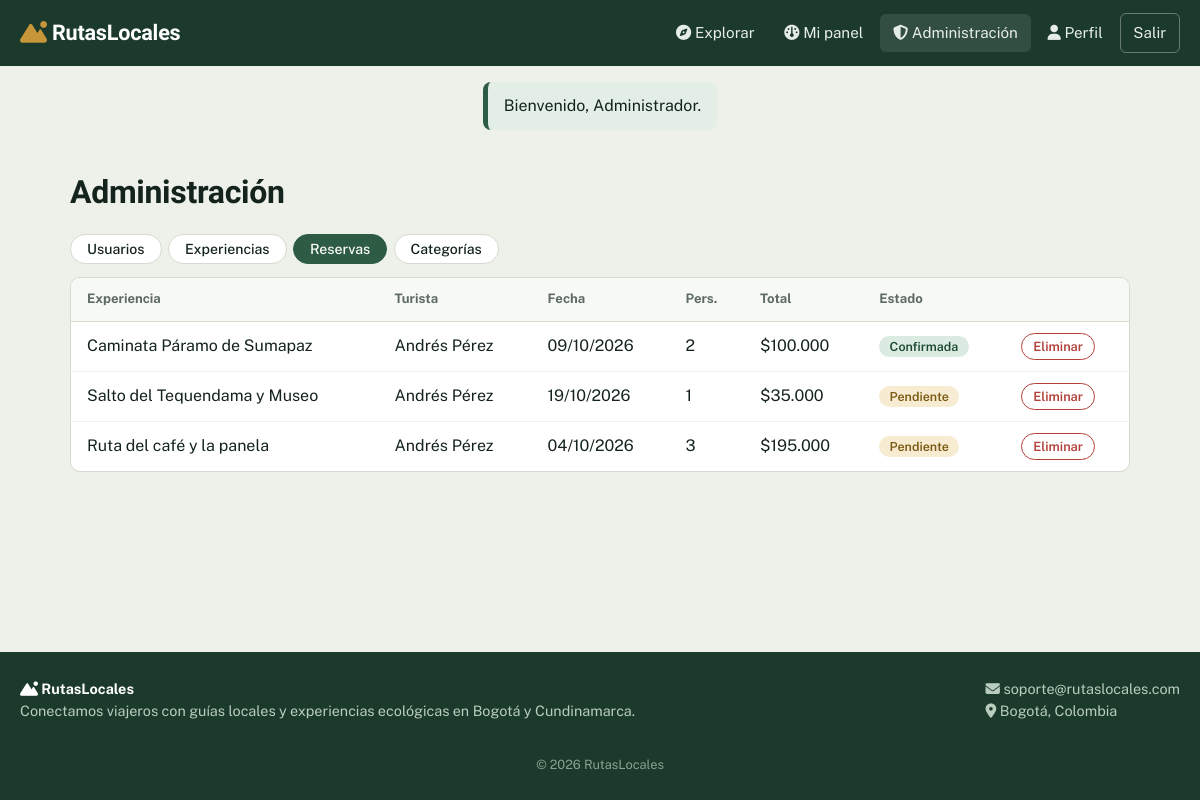
Screenshot of /admin.php?tab=reservas (signed in) with the database file from the repository.
### tables this page shows
CREATE TABLE reservas (
    id_reserva INT AUTO_INCREMENT PRIMARY KEY,
    id_turista INT NOT NULL,
    id_experiencia INT NOT NULL,
    cantidad_personas INT NOT NULL,
    fecha_reserva DATE NOT NULL,
    total DECIMAL(10,2) NOT NULL,
    estado ENUM('pendiente','confirmada','cancelada') NOT NULL DEFAULT 'pendiente',
    fecha_creacion TIMESTAMP DEFAULT CURRENT_TIMESTAMP,
    FOREIGN KEY (id_turista) REFERENCES usuarios(id_usuario) ON DELETE CASCADE,
    FOREIGN KEY (id_experiencia) REFERENCES experiencias(id_experiencia) ON DELETE CASCADE
);

CREATE TABLE experiencias (
    id_experiencia INT AUTO_INCREMENT PRIMARY KEY,
    id_guia INT NOT NULL,
    id_categoria INT NULL,
    titulo VARCHAR(150) NOT NULL,
    descripcion TEXT NOT NULL,
    precio DECIMAL(10,2) NOT NULL,
    ubicacion VARCHAR(100) NOT NULL,
    duracion_horas INT NOT NULL DEFAULT 3,
    cupos_disponibles INT NOT NULL,
    imagen_url VARCHAR(400) NULL,
    activa TINYINT(1) NOT NULL DEFAULT 1,
    fecha_creacion TIMESTAMP DEFAULT CURRENT_TIMESTAMP,
    FOREIGN KEY (id_guia) REFERENCES usuarios(id_usuario) ON DELETE CASCADE,
    FOREIGN KEY (id_categoria) REFERENCES categorias(id_categoria) ON DELETE SET NULL
);

CREATE TABLE usuarios (
    id_usuario INT AUTO_INCREMENT PRIMARY KEY,
    nombre VARCHAR(100) NOT NULL,
    email VARCHAR(100) NOT NULL UNIQUE,
    password VARCHAR(255) NOT NULL,
    rol ENUM('turista','guia','admin') NOT NULL DEFAULT 'turista',
    telefono VARCHAR(20) NULL,
    bio VARCHAR(300) NULL,
    fecha_registro TIMESTAMP DEFAULT CURRENT_TIMESTAMP
);

### admin.php (the view, shortened to what this page needs)
<?php
require 'includes/header.php';
$u = usuario();
$tab = in_array($_GET['tab'] ?? '', ['usuarios', 'experiencias', 'reservas', 'categorias'], true) ? $_GET['tab'] : 'usuarios';
function form_mini($accion, $id, $texto, $clase = '', $confirm = '') {
    $c = $confirm ? ' data-confirm="' . e($confirm) . '"' : '';
    return '<form method="POST"' . $c . '>' . csrf_field() . '<input type="hidden" name="accion" value="' . $accion . '"><input type="hidden" name="id" value="' . $id . '"><button class="btn-mini ' . $clase . '">' . $texto . '</button></form>';
}
?>
<main class="contenedor">
    <h1 class="titulo-pagina">Administración</h1>
    <div class="filtro-tabs">
        <?php foreach (['usuarios' => 'Usuarios', 'experiencias' => 'Experiencias', 'reservas' => 'Reservas', 'categorias' => 'Categorías'] as $k => $t): ?>
            <a class="tab <?= $tab === $k ? 'activo' : '' ?>" href="admin.php?tab=<?= $k ?>"><?= $t ?></a>
        <?php endforeach; ?>
    </div>
    <?php if ($tab === 'usuarios'):
        $q = trim($_GET['q'] ?? '');
        $s = $pdo->prepare("SELECT * FROM usuarios WHERE nombre LIKE ? OR email LIKE ? ORDER BY fecha_registro DESC");
        $s->execute(["%$q%", "%$q%"]); $filas = $s->fetchAll(); ?>
        <form method="GET" class="buscar-tabla-form"><input type="hidden" name="tab" value="usuarios"><input class="buscar-tabla" type="search" name="q" value="<?= e($q) ?>" placeholder="Buscar por nombre o correo"></form>
        <div class="tabla-wrap"><table class="tabla"><thead><tr><th>Nombre</th><th>Correo</th><th>Rol</th><th>Registro</th><th></th></tr></thead><tbody>
        <?php foreach ($filas as $f): $yo = (int)$f['id_usuario'] === $u['id']; ?>
            <tr><td><?= e($f['nombre']) ?></td><td><?= e($f['email']) ?></td>
            <td><?php if ($yo): ?><?= e($f['rol']) ?> (tú)<?php else: ?>
                <form method="POST" class="rol-form"><?= csrf_field() ?><input type="hidden" name="accion" value="rol"><input type="hidden" name="id" value="<?= $f['id_usuario'] ?>">
                <select name="rol" data-autosubmit><?php foreach (['turista', 'guia', 'admin'] as $r): ?><option <?= $f['rol'] === $r ? 'selected' : '' ?>><?= $r ?></option><?php endforeach; ?></select></form>
            <?php endif; ?></td>
            <td><?= e(date('d/m/Y', strtotime($f['fecha_registro']))) ?></td>
            <td><?= $yo ? '' : form_mini('borrar_usuario', $f['id_usuario'], 'Eliminar', 'mal', '¿Eliminar a ' . $f['nombre'] . ' y todos sus datos?') ?></td></tr>
        <?php endforeach; ?></tbody></table></div>
    <?php elseif ($tab === 'reservas'):
        $filas = $pdo->query("SELECT r.*, e.titulo, t.nombre AS turista FROM reservas r
            JOIN experiencias e ON e.id_experiencia = r.id_experiencia JOIN usuarios t ON t.id_usuario = r.id_turista
            ORDER BY r.fecha_creacion DESC")->fetchAll(); ?>
        <div class="tabla-wrap"><table class="tabla"><thead><tr><th>Experiencia</th><th>Turista</th><th>Fecha</th><th>Pers.</th><th>Total</th><th>Estado</th><th></th></tr></thead><tbody>
        <?php foreach ($filas as $f): ?>
            <tr><td><?= e($f['titulo']) ?></td><td><?= e($f['turista']) ?></td><td><?= e(date('d/m/Y', strtotime($f['fecha_reserva']))) ?></td>
            <td><?= (int)$f['cantidad_personas'] ?></td><td><?= money($f['total']) ?></td><td><?= estado_badge($f['estado']) ?></td>
            <td><?= form_mini('borrar_reserva', $f['id_reserva'], 'Eliminar', 'mal', '¿Eliminar esta reserva?') ?></td></tr>
        <?php endforeach; if (!$filas) echo '<tr><td colspan="7" class="vacio">Sin reservas.</td></tr>'; ?></tbody></table></div>
    <?php endif; ?>
</main>
<?php require 'includes/footer.php'; ?>

### includes/config.php (shortened to what this page needs)
<?php
function e($s) { return htmlspecialchars((string)$s, ENT_QUOTES, 'UTF-8'); }
function money($n) { return '$' . number_format((float)$n, 0, ',', '.'); }
function estado_badge($estado) { return '<span class="badge b-' . e($estado) . '">' . e(ucfirst($estado)) . '</span>'; }

### assets/style.css (style rules this page uses)
:root { --niebla:#eef1ea; --tinta:#14231c; --musgo:#2e5b43; --musgo-osc:#1b3a2b; --frailejon:#c8963a; --laguna:#2a6f86; --linea:#d3dad0; --blanco:#fff; --alerta:#b3413a; --suave:#5d6b62; }
* { box-sizing:border-box;margin:0;padding:0 }
body { font-family:'Public Sans',system-ui,sans-serif;background:var(--niebla);color:var(--tinta);line-height:1.55;min-height:100vh;display:flex;flex-direction:column }
h1,h2,h3,.marca,.stat span,.precio { font-family:'Bricolage Grotesque','Public Sans',sans-serif;letter-spacing:-.01em }
a { color:var(--laguna) }
.btn-mini { display:inline-block;font:600 .8rem 'Public Sans',sans-serif;padding:.3rem .7rem;border-radius:99px;border:1px solid var(--musgo);background:#fff;color:var(--musgo);cursor:pointer;text-decoration:none }
.btn-mini.mal { border-color:var(--alerta);color:var(--alerta) }
.contenedor { width:100%;max-width:1100px;margin:0 auto;padding:1.75rem 1.25rem 3rem;flex:1 }
.titulo-pagina { font-size:2rem;margin-bottom:1rem }
.filtro-tabs { display:flex;gap:.4rem;flex-wrap:wrap;margin-bottom:.8rem }
.tab { border:1px solid var(--linea);background:#fff;padding:.4rem 1rem;border-radius:99px;cursor:pointer;font:500 .88rem 'Public Sans';color:var(--tinta);text-decoration:none }
.tab.activo { background:var(--musgo);color:#fff;border-color:var(--musgo) }
.tabla-wrap { overflow-x:auto;background:#fff;border:1px solid var(--linea);border-radius:10px;margin-bottom:1.2rem }
.tabla { width:100%;border-collapse:collapse;min-width:640px }
.tabla th { text-align:left;font-size:.82rem;color:var(--suave);padding:.7rem 1rem;border-bottom:1px solid var(--linea);background:#f7f9f5 }
.tabla td { padding:.7rem 1rem;border-bottom:1px solid #edf0ea;vertical-align:middle }
.tabla tr:last-child td { border-bottom:0 }
.badge { font-size:.78rem;font-weight:600;padding:.2rem .65rem;border-radius:99px }
.b-pendiente { background:#f7ecd2;color:#7a5a12 }
.b-confirmada { background:#dcebe1;color:#1e4a33 }

### rows the page displays
reservas: id_experiencia.titulo "Caminata Páramo de Sumapaz", id_turista.nombre "Andrés Pérez", fecha_reserva "09/10/2026", cantidad_personas "2", total "$100.000", estado "Confirmada"
reservas: id_experiencia.titulo "Salto del Tequendama y Museo", id_turista.nombre "Andrés Pérez", fecha_reserva "19/10/2026", cantidad_personas "1", total "$35.000", estado "Pendiente"
reservas: id_experiencia.titulo "Ruta del café y la panela", id_turista.nombre "Andrés Pérez", fecha_reserva "04/10/2026", cantidad_personas "3", total "$195.000", estado "Pendiente"

### other values shown
$texto "Explorar Mi panel Administración Perfil"
$msg "Bienvenido, Administrador."
$t "Usuarios"
$t "Experiencias"
$t "Reservas"
$t "Categorías"
